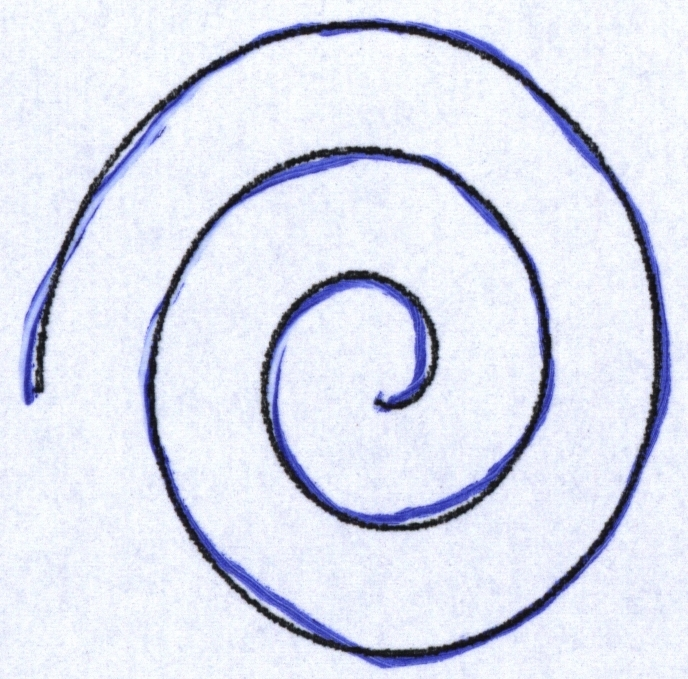
#> input picture origcontrol/sp1-H13.jpg, 688 x 679 px
$ python -i segmenter.py   (imports and definitions only)
#> lines starting #> are read from the running program, lines starting #| are printed output that depends on the picture; after the words box and inside, x2 and y2 are one past the last pixel; in counts of white or black regions, pixels touching at a corner belong together
#> further down, picture is the input picture: shape (679, 688, 3); mean B, G, R 237.6, 223.3, 219.2
import cv2
import numpy as np

lowerBlue = np.array([100, 10, 10])
upperBlue = np.array([250, 200,200])

lowerBlack = np.array([0, 0, 0])
upperBlack = np.array([100, 100, 100])

compressionRatio = 200

def segmentary(image):
    blueLineMask = cv2.inRange(image, lowerBlue, upperBlue)
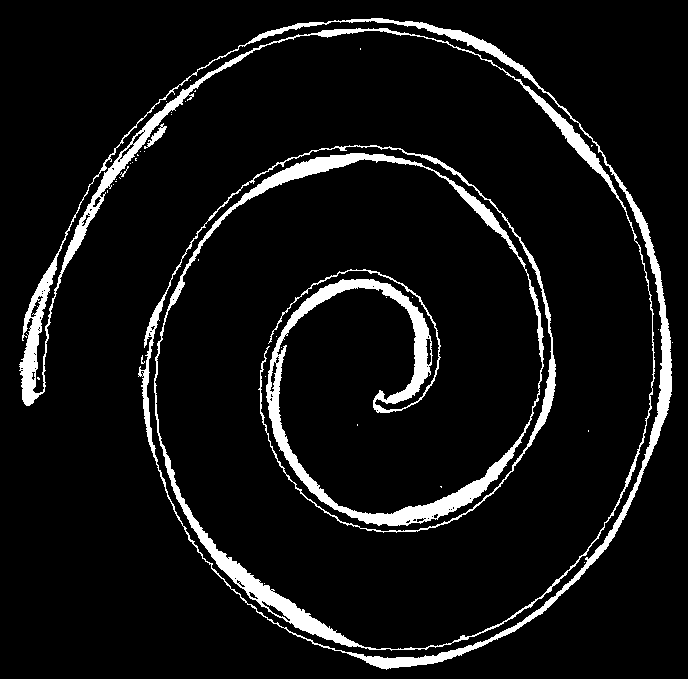
#> blueLineMask: shape (679, 688); 7.3% white; 37 white regions (34 under 20 px), largest, box (x1, y1, x2, y2) and area: (19, 18, 672, 670) 33924, (144, 123, 167, 149) 159, (120, 166, 129, 177) 23
    image = cv2.blur(image,(5,5))
    blackLineMask = cv2.inRange(image, lowerBlack, upperBlack)
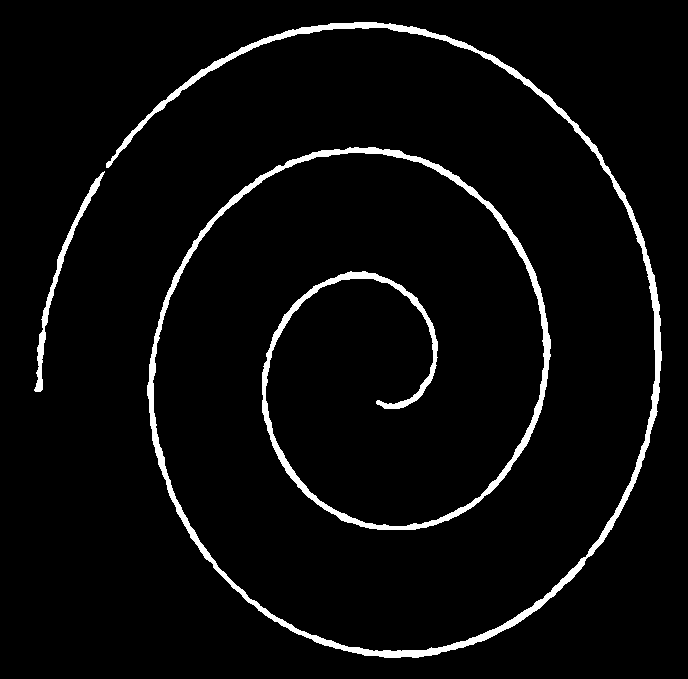
#> blackLineMask: shape (679, 688); 4.1% white; 2 white regions, box (x1, y1, x2, y2) and area: (106, 22, 662, 658) 17885, (34, 171, 105, 392) 1227

    return blueLineMask, blackLineMask

def readImageAndResize(filePath):
    image = cv2.imread(filePath)
    image = cv2.resize(image, (compressionRatio, compressionRatio))

    return image

>>> import cv2
>>> picture = cv2.imread('origcontrol/sp1-H13.jpg')
>>> result = segmentary(picture)

$ run again, on origcontrol/sp1-H38.jpg
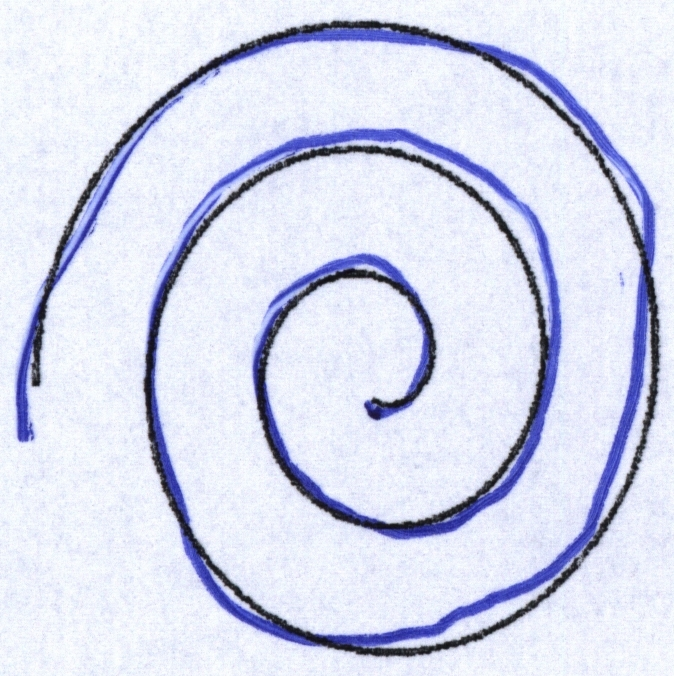
#> input picture origcontrol/sp1-H38.jpg, 674 x 676 px
#> picture is the input picture: shape (676, 674, 3); mean B, G, R 236.1, 217.5, 213.2
#> in segmentary, `blueLineMask = cv2.inRange(image, lowerBlue, upperBlue)`:
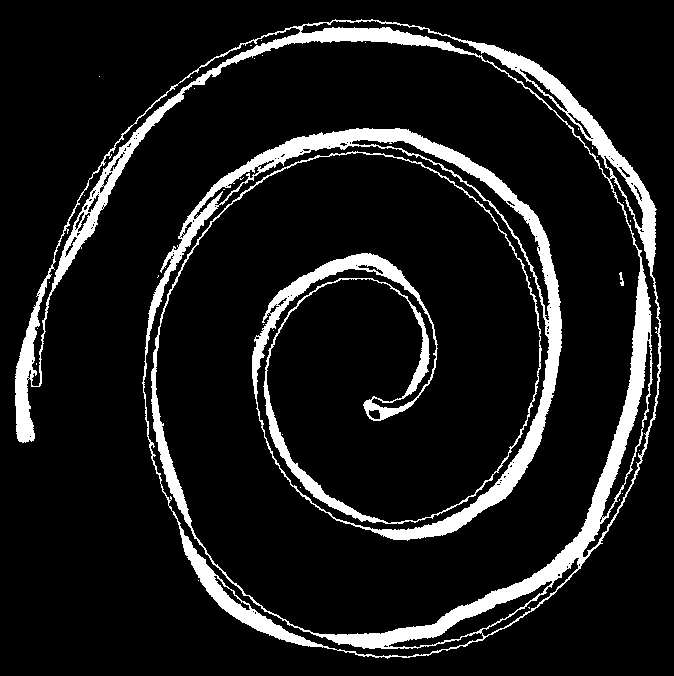
#> blueLineMask: shape (676, 674); 10.6% white; 34 white regions (32 under 20 px), largest, box (x1, y1, x2, y2) and area: (15, 19, 662, 659) 48145, (619, 272, 624, 286) 37
#> in segmentary, `blackLineMask = cv2.inRange(image, lowerBlack, upperBlack)`:
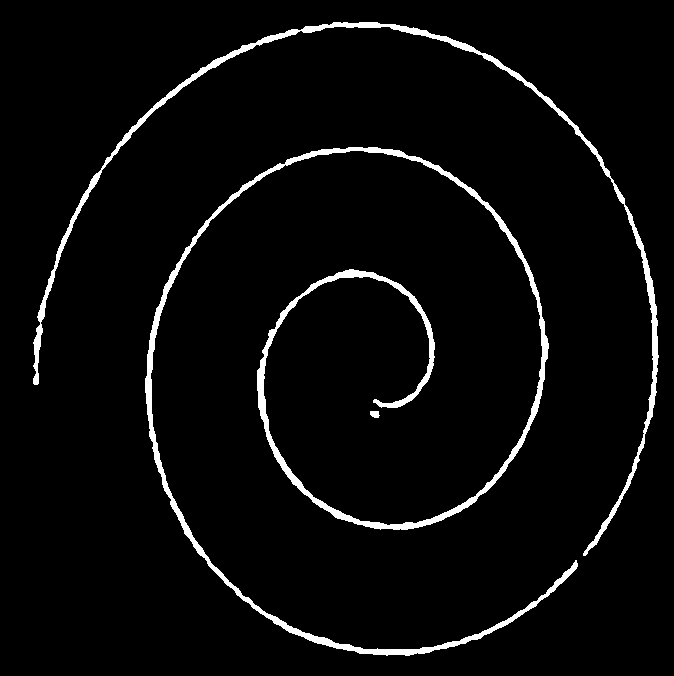
#> blackLineMask: shape (676, 674); 3.8% white; 3 white regions, box (x1, y1, x2, y2) and area: (145, 147, 578, 656) 11209, (33, 22, 659, 556) 6004, (370, 411, 380, 418) 57

$ run again, on origcontrol/sp1-H4.jpg
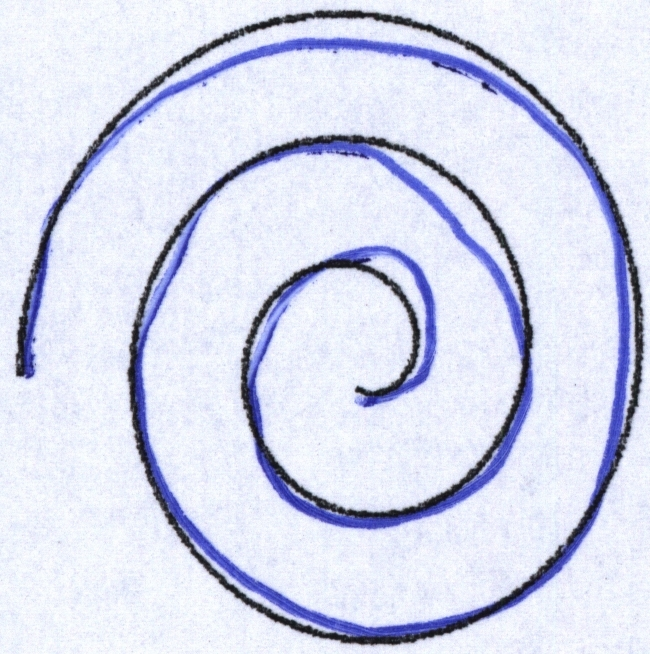
#> input picture origcontrol/sp1-H4.jpg, 650 x 654 px
#> picture is the input picture: shape (654, 650, 3); mean B, G, R 235.8, 217.2, 213
#> in segmentary, `blueLineMask = cv2.inRange(image, lowerBlue, upperBlue)`:
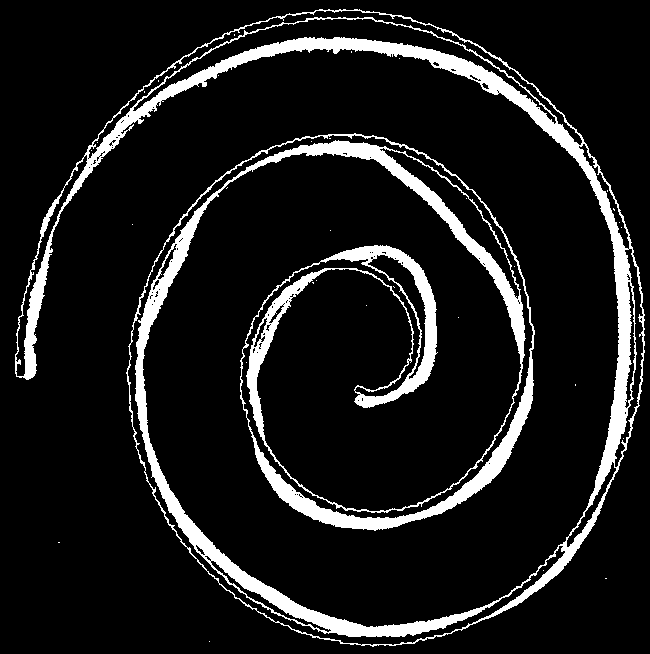
#> blueLineMask: shape (654, 650); 10.5% white; 32 white regions (31 under 20 px), largest, box (x1, y1, x2, y2) and area: (15, 9, 645, 647) 44789
#> in segmentary, `blackLineMask = cv2.inRange(image, lowerBlack, upperBlack)`:
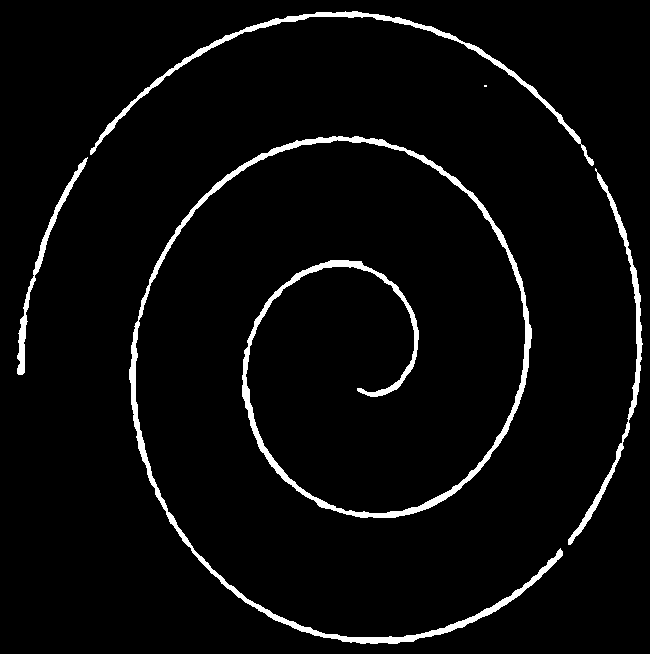
#> blackLineMask: shape (654, 650); 4% white; 5 white regions (1 under 20 px), largest, box (x1, y1, x2, y2) and area: (129, 136, 563, 644) 10983, (90, 11, 594, 166) 2801, (568, 168, 643, 545) 1903, (17, 157, 88, 375) 1196
